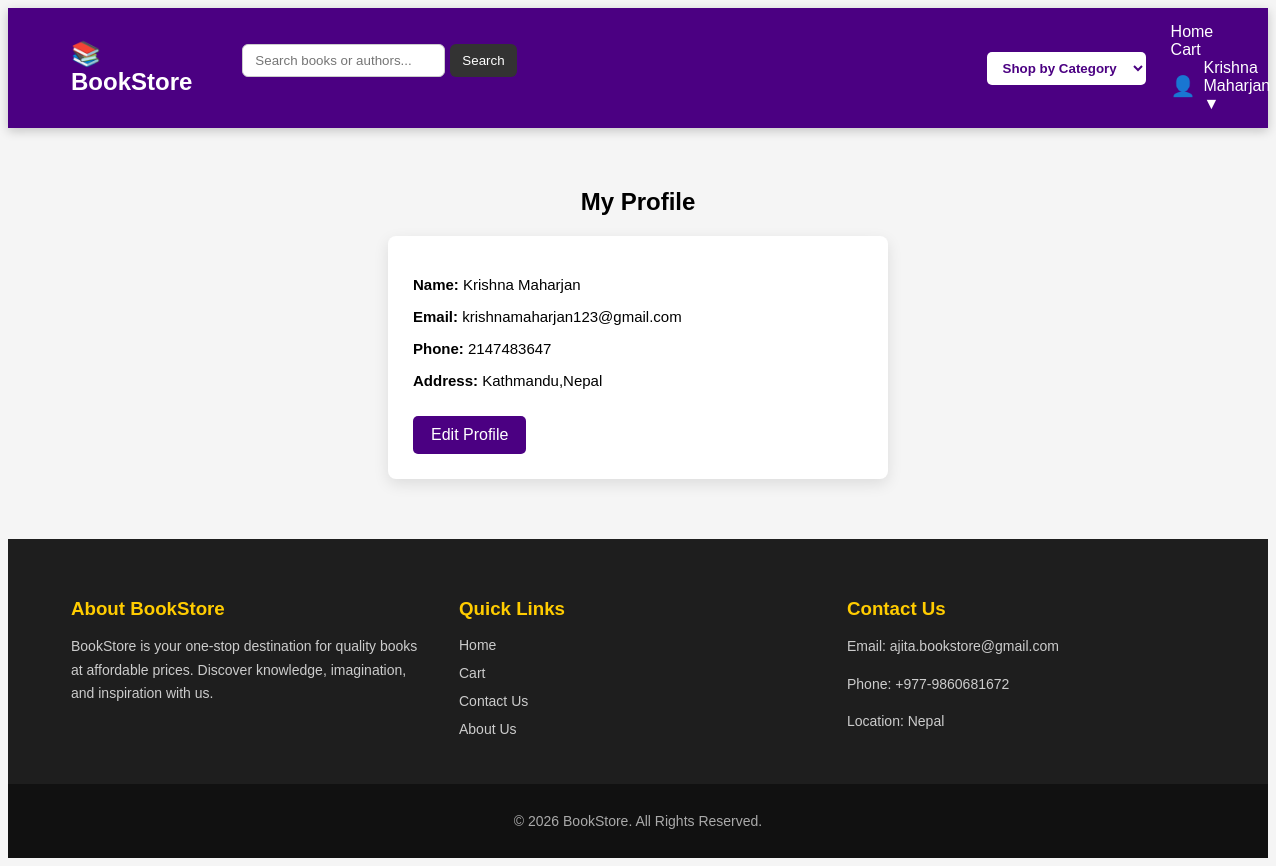
The app's page /user/profile.php (signed in) with its own data.
### tables this page shows
CREATE TABLE `users` (
  `id` int(11) NOT NULL,
  `name` varchar(100) NOT NULL,
  `email` varchar(100) NOT NULL,
  `password` varchar(255) NOT NULL,
  `phone` bigint(20) NOT NULL,
  `address` varchar(255) NOT NULL,
  `city` varchar(255) NOT NULL,
  `role` enum('user','admin') DEFAULT 'user',
  `created_at` timestamp NOT NULL DEFAULT current_timestamp()
);

### user/profile.php (the view, shortened to what this page needs)
<?php
include("../includes/header.php");
include("../includes/db.php");
$user_id = $_SESSION['user_id'];
$query = "SELECT * FROM users WHERE id = '$user_id'";
$result = mysqli_query($conn, $query);
$user = mysqli_fetch_assoc($result);
?>
<!DOCTYPE html>
<html>
<head>
    <link rel="stylesheet" href="/ECOMMERCE/assets/css/user/profile.css">
</head>
<body>
    <div class="profile-container">
        <h2>My Profile</h2>
        <div class="profile-card">
            <div class="profile-info">
                <p><strong>Name:</strong>
                    <?php echo htmlspecialchars($user['name']); ?>
                </p>
                <p><strong>Email:</strong>
                    <?php echo htmlspecialchars($user['email']); ?>
                </p>
                <p><strong>Phone:</strong>
                    <?php echo htmlspecialchars($user['phone']); ?>
                </p>
                <p><strong>Address:</strong>
                    <?php echo htmlspecialchars($user['address']); ?>
                </p>
            </div>
            <a href="edit_profile.php" class="edit-btn">Edit Profile</a>
        </div>
    </div>
</body>
</html>
<?php include("../includes/footer.php"); ?>

### assets/css/user/profile.css (style rules this page uses)
body { font-family: Arial, sans-serif; background: #f5f5f5; }
.profile-container { width: 500px; margin: 60px auto; }
.profile-container h2 { text-align: center; margin-bottom: 20px; }
.profile-card, .profile-form { background: #fff; padding: 25px; border-radius: 8px; box-shadow: 0 5px 15px rgba(0, 0, 0, 0.1); }
.profile-info p { margin-bottom: 12px; font-size: 15px; }
.edit-btn, .save-btn { display: inline-block; margin-top: 15px; padding: 10px 18px; background: #4b0082; color: #fff; text-decoration: none; border: none; border-radius: 5px; cursor: pointer; }

### records on screen
users: name "Krishna Maharjan", email "krishnamaharjan123@gmail.com", phone "2147483647", address "Kathmandu,Nepal"

### other values on screen
$_SESSION['name'] "Krishna Maharjan"
